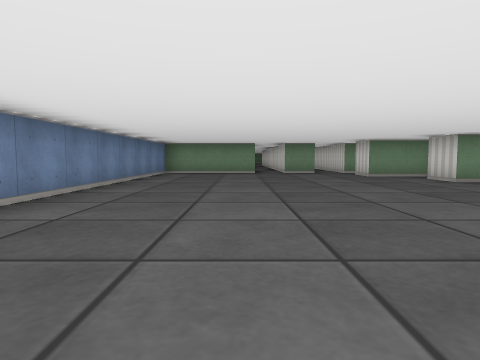
view 1 (above)

14 first-person views from a walk through a cub3D level. The camera is about half as high as the walls, tilts 4° down and sees 75° across. The floor is counted in squares. Each view is taken from the middle of a square. On the plan, view 1 faces up. The plan holds only what a view shows up to about 9 squares ahead; the rest is blank.

view 2
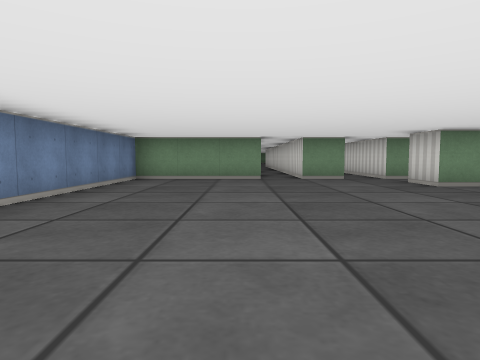

view 3
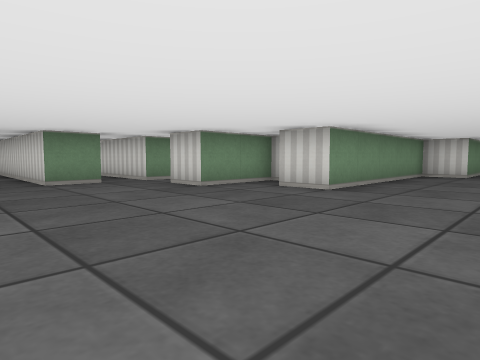

view 4
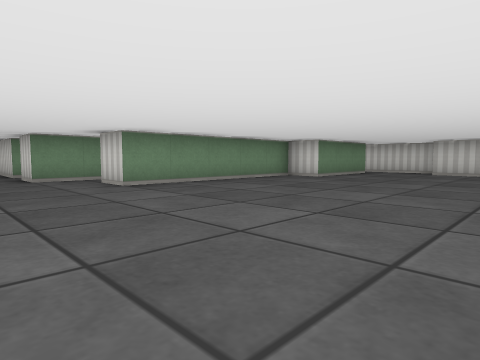

view 5
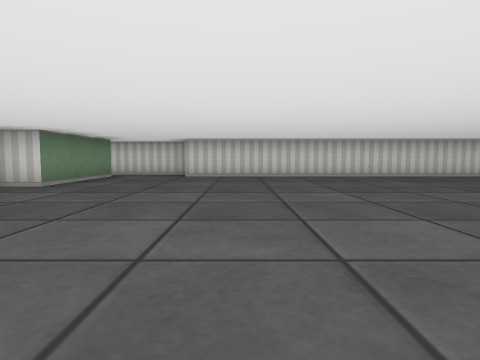

view 6
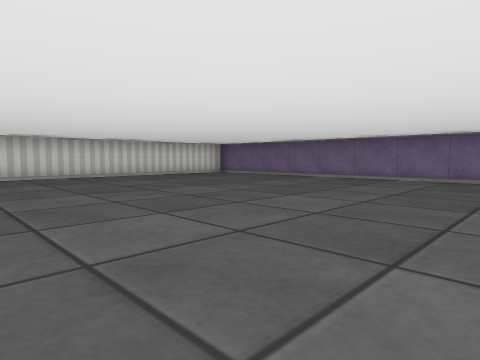

view 7
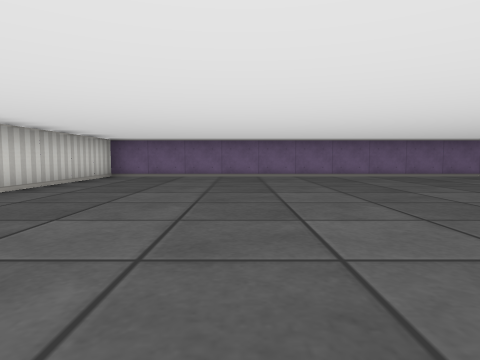

view 8
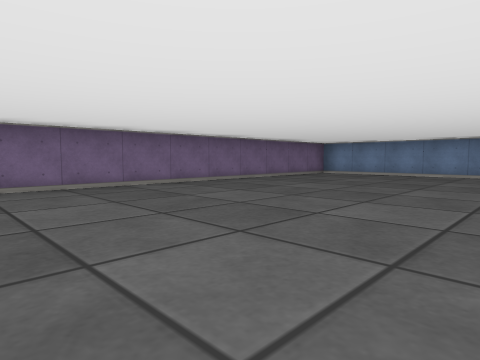

view 9
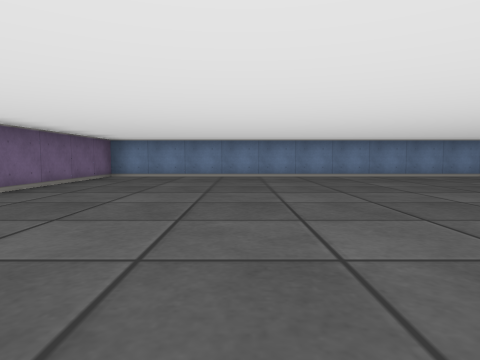

view 10
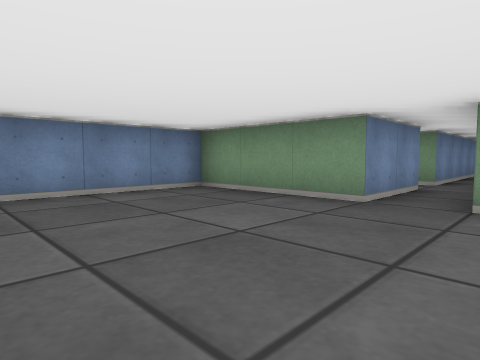

view 11
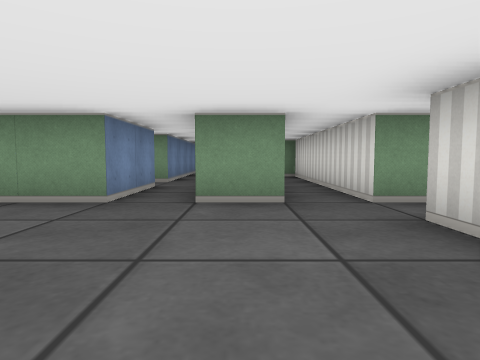

view 12
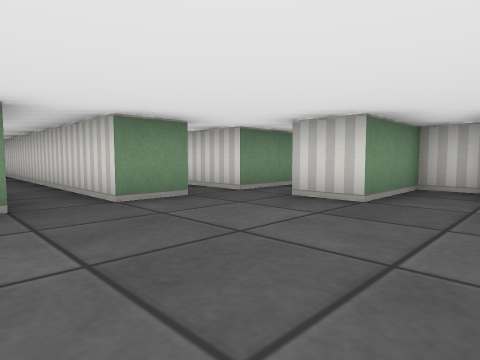

view 13
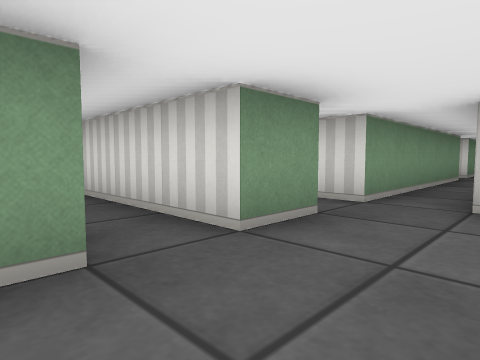

view 14
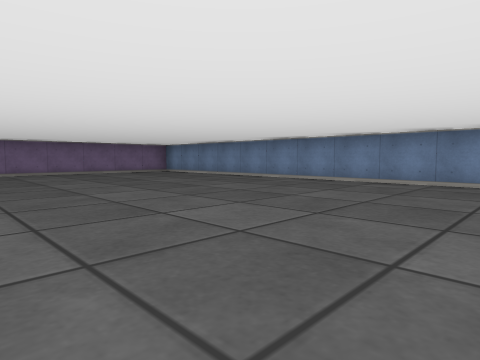

### Floor plan
Key: @ floor where view 1 was taken; # wall or solid block; . floor.
Columns run from 3 left of view 1 to 13 right of it. Each row starts with its distance up from view 1.
 18      #
 17    # #
 16    #.###
 15    #.#.#
 14    #.#.#
 13    ..#.#
 12    #.#.#
 11 ####.#.##### ##
 10 #...........
  9 #......###
  8 #........#
  7 #.......######
  6 #............###
  5 #................
  4 #................
  3 #...............#
  2 #...............#
  1 #...............#
  0 #..@............#
 -1 #...............#
 -2 #...............#
 -3 #...............#
 -4 #...............#
 -5 #...............#
 -6 #...............#
 -7 #...............#
 -8 #################

Where each view was taken, in squares from view 1:
view 1: 0 up, 0 right, facing up
view 2: 3 up, 0 right, facing up
view 3: 4 up, 0 right, facing up-right
view 4: 1 up, 2 right, facing up-right
view 5: 2 up, 4 right, facing right
view 6: 0 up, 4 right, facing down-right
view 7: 1 up, 9 right, facing down
view 8: 2 down, 7 right, facing down-left
view 9: 4 down, 6 right, facing left
view 10: 7 up, 2 right, facing up-left
view 11: 7 up, 2 right, facing up
view 12: 7 up, 0 right, facing up-right
view 13: 9 up, 0 right, facing up-right
view 14: 3 up, 4 right, facing down-left
